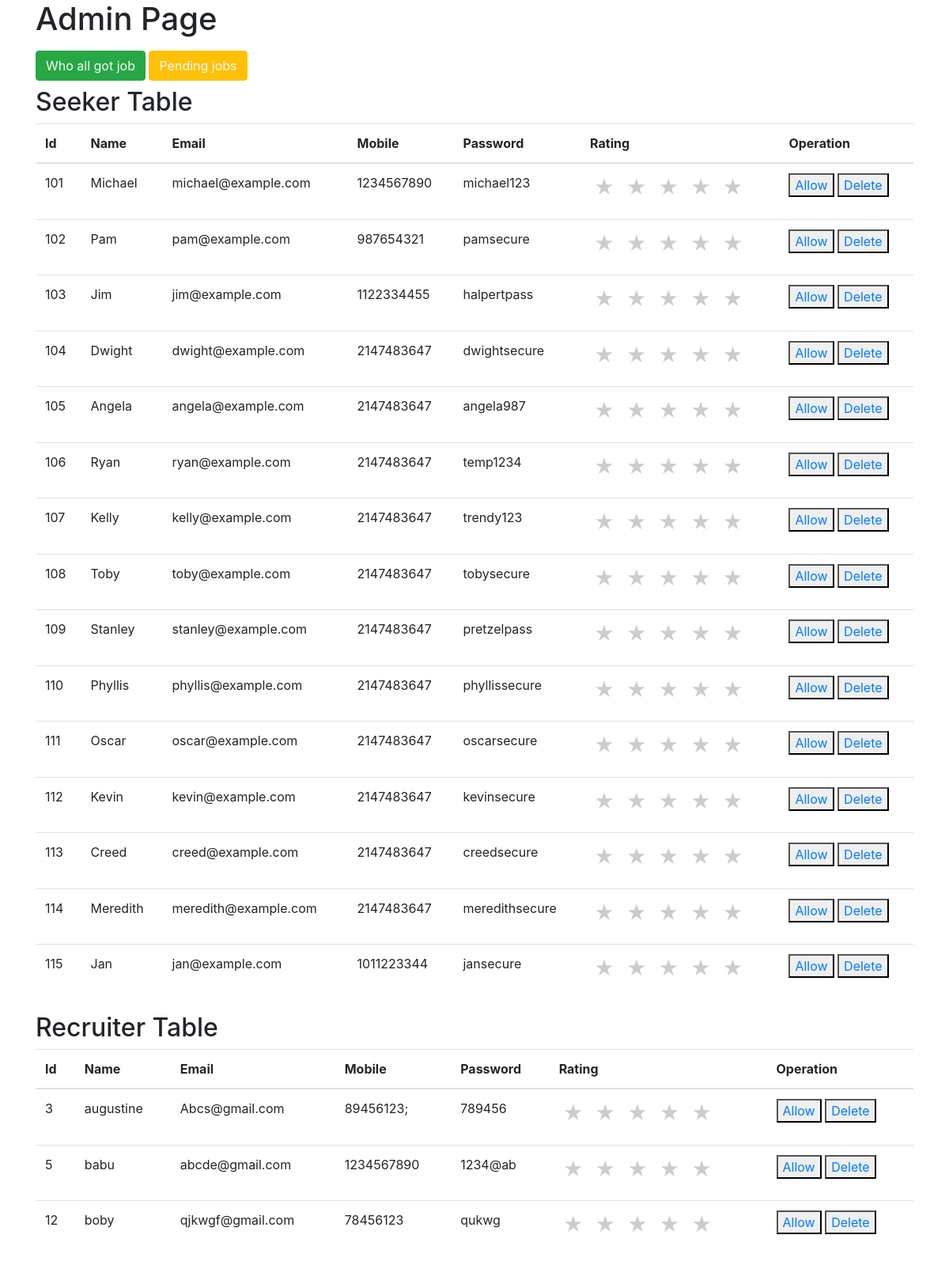
The page /simple.php on the database its author committed.
### tables this page shows
CREATE TABLE `jobseeker_reg` (
  `name` varchar(30) NOT NULL,
  `email` varchar(20) NOT NULL,
  `password` varchar(15) NOT NULL,
  `seeker_lastname` varchar(15) NOT NULL,
  `seeker_pn_no` int(10) NOT NULL,
  `Profile_Photo` blob NOT NULL,
  `Address` varchar(50) NOT NULL,
  `Pin` int(15) NOT NULL,
  `Gender` bit(10) NOT NULL,
  `Date_of_Birth` year(4) NOT NULL,
  `seeker_id` int(10) NOT NULL,
  `ban_end_date` datetime DEFAULT NULL,
  `message_sent` tinyint(4) DEFAULT 0,
  `ban_start_date` datetime DEFAULT NULL,
  `banned` tinyint(1) DEFAULT 0,
  `permanently_banned` tinyint(1) DEFAULT 0
);

CREATE TABLE `reccreateprofile` (
  `Job Title` varchar(50) NOT NULL,
  `Description` varchar(50) NOT NULL,
  `Location` varchar(30) NOT NULL,
  `No_of_Openings` int(11) NOT NULL,
  `email` varchar(50) NOT NULL,
  `phone_number` varchar(59) NOT NULL,
  `password` varchar(15) NOT NULL,
  `name` varchar(15) NOT NULL,
  `recu_id` int(11) NOT NULL,
  `ban_end_date` datetime DEFAULT NULL
);

### simple.php (the view, shortened to what this page needs)
<?php
include('connection.php');
?>
<!DOCTYPE html>
<html lang="en">
<head>
  <link rel="stylesheet" href="https://cdn.jsdelivr.net/npm/bootstrap@4.0.0/dist/css/bootstrap.min.css">
</head>
<body>
  <div class="container">
    <h1>Admin Page</h1>
    <button class="btn btn-success my-2"><a href="users_got_job.html" class="text-light">Who all got job</a></button>
    <button class="btn btn-warning my-2"><a href="peding_jobs.html" class="text-light">Pending jobs</a></button>
    <h2>Seeker Table</h2>
    <table class="table">
      <thead>
        <tr>
          <th scope="col">Id</th>
          <th scope="col">Name</th>
          <th scope="col">Email</th>
          <th scope="col">Mobile</th>
          <th scope="col">Password</th>
          <th scope="col">Rating</th>
          <th scope="col">Operation</th>
        </tr>
      </thead>
      <tbody>
        <?php
        $sql1 = "SELECT * FROM jobseeker_reg";
        $result1 = mysqli_query($con, $sql1);
        if ($result1) {
          while ($row1 = mysqli_fetch_assoc($result1)) {
            $id1 = $row1['seeker_id'];
            $name1 = $row1['name'];
            $email1 = $row1['email'];
            $mobile1 = $row1['seeker_pn_no'];
            $password1 = $row1['password'];
            echo '<tr>
                    <td>'.$id1.'</td>
                    <td>'.$name1.'</td>
                    <td>'.$email1.'</td>
                    <td>'.$mobile1.'</td>
                    <td>'.$password1.'</td>
                    <td>
                      <div class="star-rating">
                        <input type="radio" id="star5-'.$id1.'" name="rating-'.$id1.'" value="5">
                        <label for="star5-'.$id1.'"></label>
                        <input type="radio" id="star4-'.$id1.'" name="rating-'.$id1.'" value="4">
                        <label for="star4-'.$id1.'"></label>
                        <input type="radio" id="star3-'.$id1.'" name="rating-'.$id1.'" value="3">
                        <label for="star3-'.$id1.'"></label>
                        <input type="radio" id="star2-'.$id1.'" name="rating-'.$id1.'" value="2">
                        <label for="star2-'.$id1.'"></label>
                        <input type="radio" id="star1-'.$id1.'" name="rating-'.$id1.'" value="1">
                        <label for="star1-'.$id1.'"></label>
                      </div>
                    </td>
                    <td>
                      <button><a href="update.php?updateid='.$id1.'">Allow</a></button>
                      <button><a href="delete.php?deleteid='.$id1.'">Delete</a></button>
                    </td>
                  </tr>';
          }
        }
        ?>
      </tbody>
    </table>
    <h2>Recruiter Table</h2>
    <table class="table">
      <thead>
        <tr>
          <th scope="col">Id</th>
          <th scope="col">Name</th>
          <th scope="col">Email</th>
          <th scope="col">Mobile</th>
          <th scope="col">Password</th>
          <th scope="col">Rating</th>
          <th scope="col">Operation</th>
        </tr>
      </thead>
      <tbody>
        <?php
        $sql2 = "SELECT * FROM reccreateprofile";
        $result2 = mysqli_query($con, $sql2);
        if ($result2) {
          while ($row2 = mysqli_fetch_assoc($result2)) {
            $id2 = $row2['recu_id'];
            $name2 = $row2['name'];
            $email2 = $row2['email'];
            $mobile2 = $row2['phone_number'];
            $password2 = $row2['password'];
            echo '<tr>
                    <td>'.$id2.'</td>
                    <td>'.$name2.'</td>
                    <td>'.$email2.'</td>
                    <td>'.$mobile2.'</td>
                    <td>'.$password2.'</td>
                    <td>
                      <div class="star-rating">
                        <input type="radio" id="star5-'.$id2.'" name="rating-'.$id2.'" value="5">
                        <label for="star5-'.$id2.'"></label>
                        <input type="radio" id="star4-'.$id2.'" name="rating-'.$id2.'" value="4">
                        <label for="star4-'.$id2.'"></label>
                        <input type="radio" id="star3-'.$id2.'" name="rating-'.$id2.'" value="3">
                        <label for="star3-'.$id2.'"></label>
                        <input type="radio" id="star2-'.$id2.'" name="rating-'.$id2.'" value="2">
                        <label for="star2-'.$id2.'"></label>
                        <input type="radio" id="star1-'.$id2.'" name="rating-'.$id2.'" value="1">
                        <label for="star1-'.$id2.'"></label>
                      </div>
                    </td>
                    <td>
                      <button><a href="update.php?updateid='.$id2.'">Allow</a></button>
                      <button><a href="delete.php?deleteid='.$id2.'">Delete</a></button>
                    </td>
                  </tr>';
          }
        }
        ?>
      </tbody>

### simple.php (style rules this page uses)
.star-rating { unicode-bidi: bidi-override; direction: rtl; text-align: left; }
.star-rating label { color: #ccc; font-size: 25px; padding: 0; cursor: pointer; }
.star-rating label:before { content: "\2605"; padding: 5px; }

### rows shown on the page
jobseeker_reg: seeker_id "101", name "Michael", email "michael@example.com", seeker_pn_no "1234567890", password "michael123"
jobseeker_reg: seeker_id "102", name "Pam", email "pam@example.com", seeker_pn_no "987654321", password "pamsecure"
jobseeker_reg: seeker_id "103", name "Jim", email "jim@example.com", seeker_pn_no "1122334455", password "halpertpass"
jobseeker_reg: seeker_id "104", name "Dwight", email "dwight@example.com", seeker_pn_no "2147483647", password "dwightsecure"
jobseeker_reg: seeker_id "105", name "Angela", email "angela@example.com", seeker_pn_no "2147483647", password "angela987"
jobseeker_reg: seeker_id "106", name "Ryan", email "ryan@example.com", seeker_pn_no "2147483647", password "temp1234"
jobseeker_reg: seeker_id "107", name "Kelly", email "kelly@example.com", seeker_pn_no "2147483647", password "trendy123"
jobseeker_reg: seeker_id "108", name "Toby", email "toby@example.com", seeker_pn_no "2147483647", password "tobysecure"
jobseeker_reg: seeker_id "109", name "Stanley", email "stanley@example.com", seeker_pn_no "2147483647", password "pretzelpass"
jobseeker_reg: seeker_id "110", name "Phyllis", email "phyllis@example.com", seeker_pn_no "2147483647", password "phyllissecure"
jobseeker_reg: seeker_id "111", name "Oscar", email "oscar@example.com", seeker_pn_no "2147483647", password "oscarsecure"
jobseeker_reg: seeker_id "112", name "Kevin", email "kevin@example.com", seeker_pn_no "2147483647", password "kevinsecure"
jobseeker_reg: seeker_id "113", name "Creed", email "creed@example.com", seeker_pn_no "2147483647", password "creedsecure"
jobseeker_reg: seeker_id "114", name "Meredith", email "meredith@example.com", seeker_pn_no "2147483647", password "meredithsecure"
jobseeker_reg: seeker_id "115", name "Jan", email "jan@example.com", seeker_pn_no "1011223344", password "jansecure"
reccreateprofile: recu_id "3", name "augustine", email "Abcs@gmail.com", phone_number "89456123;", password "789456"
reccreateprofile: recu_id "5", name "babu", email "abcde@gmail.com", phone_number "1234567890", password "1234@ab"
reccreateprofile: recu_id "12", name "boby", email "qjkwgf@gmail.com", phone_number "78456123", password "qukwg"
